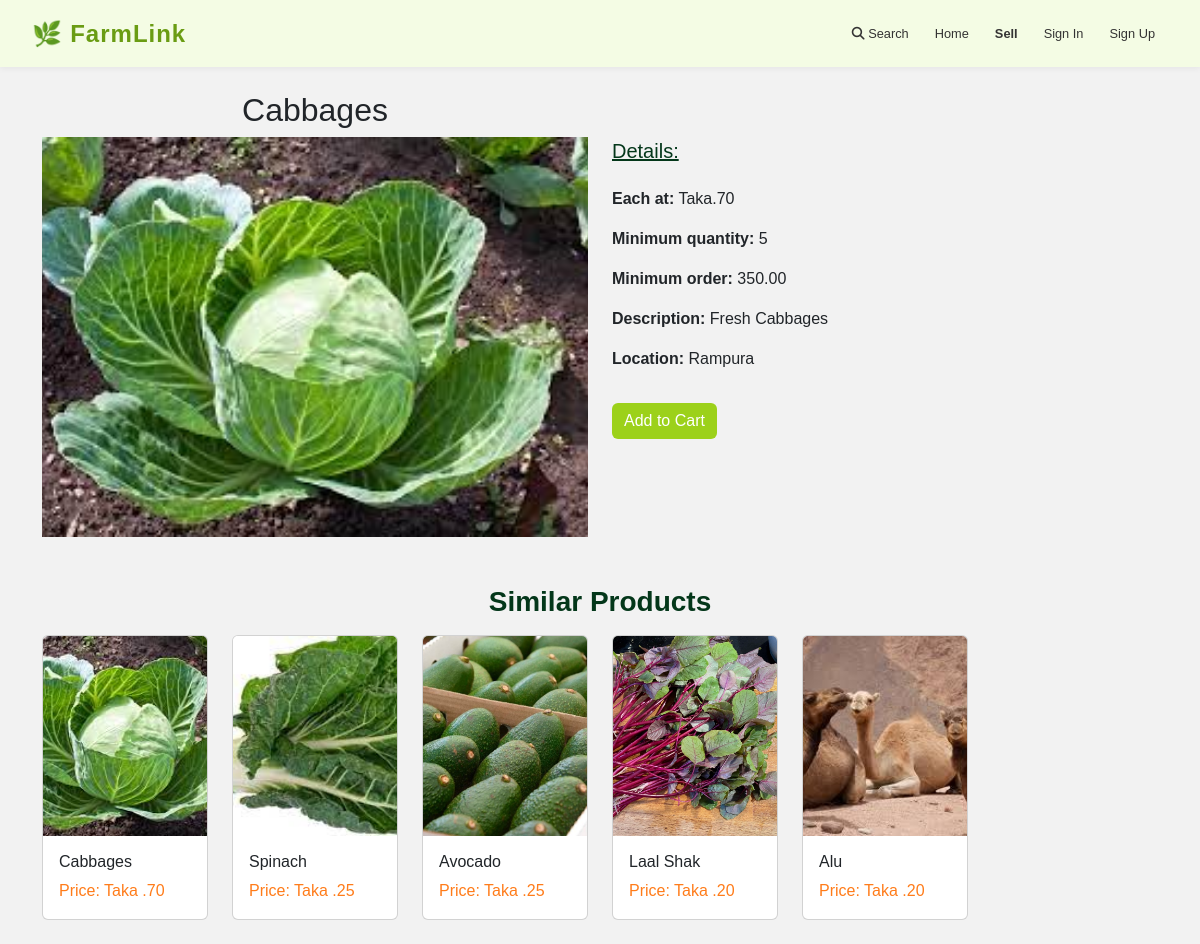
Before: /product_details/2/ with the older database file.
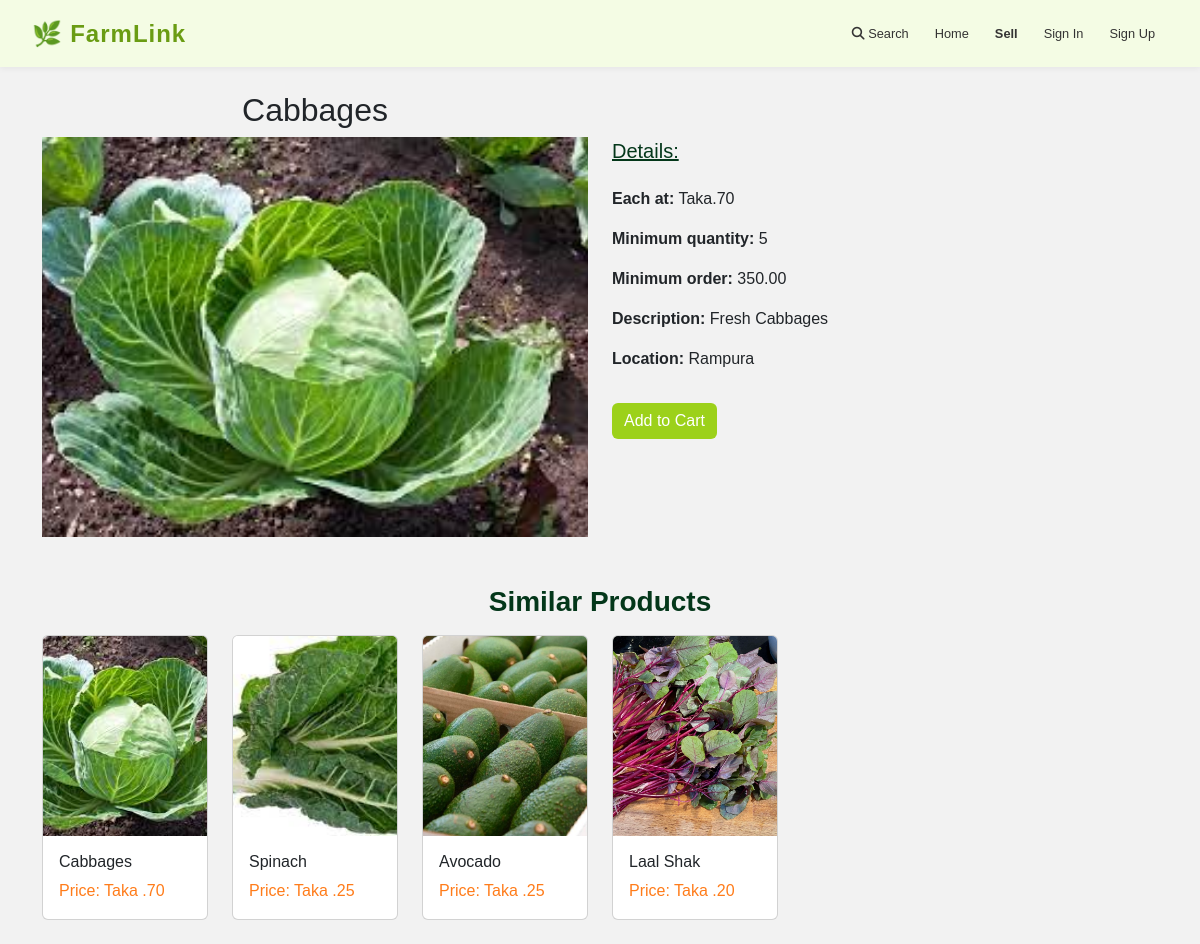
After: the same page with the newer database file.
### product/models.py (models this page shows, shortened)
class Product(models.Model):
    CATEGORIES = (
        ("Vegetables", "Vegetables"),
        ("Fruits", "Fruits"),
        ("Meat, Poultry & Dairy", "Meat, Poultry & Dairy"),
        ("Farm Feeds", "Farm Feeds")
    )
    owner = models.ForeignKey(User, on_delete=models.CASCADE)
    name = models.CharField(max_length=30)
    category = models.CharField(max_length=25, default="Vegetables", choices=CATEGORIES)
    quantity = models.IntegerField(default=5)
    description = models.CharField(max_length=200)
    image = models.ImageField(upload_to="products")
    price = models.IntegerField()
    location = models.CharField(max_length=50)
    unit_price = models.DecimalField(max_digits=10, decimal_places=2, blank=True, null=True)

### product/views.py (the view)
# urls.py: path('product_details/<int:id>/', views.product_details, name='product_details'),
def product_details(request, id):
    product = Product.objects.get(id=id)
    items = Product.objects.filter(category=product.category)
    return render(request, "product/product_details.html", {'product': product, 'items': items,})

### product/templates/product/product_details.html (shortened to what this page needs)
{% extends 'Account/base.html' %}
{% block content %}
<div class="container mt-4">
    <div class="row">
        <div class="col-md-6">
            <div class="text-center">
            <h2 class="text-capitalize" >{{ product.name }}</h2>
                <img class="img-fluid" src="{{ product.image.url }}" alt="{{ product.name }}" style="height: 400px; object-fit: cover; width: 100%;">
            </div>
        </div>
        <div class="col-md-6 mt-5">
            <h5 class="text-decoration-underline mb-4" style="color: #04371a;">Details:</h5>
            <p> <strong class="fw-bold">Each at:</strong> Taka.{{ product.price }}</p>
            <p> <strong class="fw-bold">Minimum quantity:</strong> {{ product.quantity }}</p>
            <p> <strong class="fw-bold">Minimum order:</strong> {{ product.unit_price }}</p>
            <p class="text-capitalize"> <strong class="fw-bold">Description:</strong> {{ product.description }}</p>
            <p class="text-capitalize"> <strong class="fw-bold">Location:</strong > {{ product.location }}</p>
            {% if request.user.username != product.owner.username %}
                <a href="{% url 'cart:addtocart' product.id %}" class="btn btn-primary mt-3 border-0" style="background-color: #9cd11a;">Add to Cart</a>
            {% endif %}
        </div>
    </div>
    <h3 class="mt-5 text-center display-8 fw-bold mb-3" style="color: #04371a;">Similar Products</h3>
    <div class="row">
        {% for item in items %}
            <div class="col-md-2 mb-4">
                <div class="card">
                    <a  class="text-decoration-none" href="{% url 'product:product_details' item.id %}">
                        <img class="card-img-top" src="{{ item.image.url }}" alt="{{ item.name }}" style="height: 200px; object-fit: cover; width: 100%;">
                        <div class="card-body">
                            <h2 class="card-title fs-6 text-capitalize text-dark">{{ item.name }}</h2>
                            <p class="card-text" style="color: #ff7c1a;">Price: Taka .{{ item.price }}</p>
                        </div>
                    </a>
                </div>
            </div>
        {% endfor %}
    </div>
</div>
{% endblock %}

Changed rows visible on the page:
removed Product: image (picture), name "Alu", price "20"
